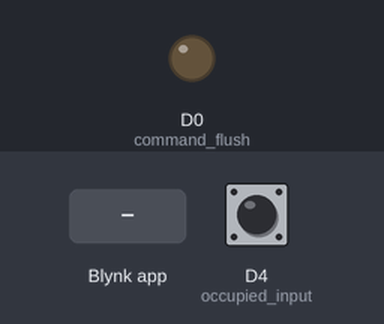
Bench run of a sketch on a simulated ESP8266 (NodeMCU). Parts: output pins drawn as LEDs (lit = HIGH). The test bench sets the inputs (shaded band); at power-on: D4 (occupied_input) LOW. WiFi joins after 1.5 s; servers stay silent unless stated; what the sketch prints to the serial monitor is not drawn.

Above: at 1.5 s.
1.6 s: Blynk app writes 1 to V0
At 2.4 s:
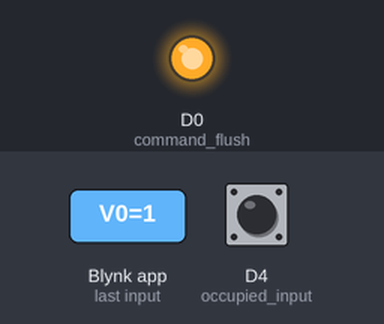
4.1 s: D4 (occupied_input) pulled HIGH for 0.15 s
Timing chart, 0 to 7.1 s (numbered marks = the images above; inputs shaded):
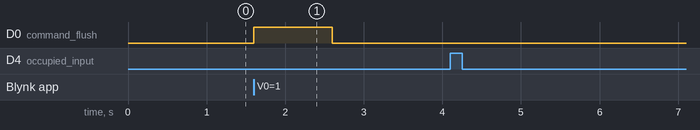

Measured:
- after the input at 1.6 s, D0 (command_flush): LOW → HIGH at once, → LOW 1.0 s later
- after the input at 4.1 s, every drawn part: stays the same

The sketch:

EDI_nodeMCU_toiletFlush.ino
```cpp
#include <ESP8266WiFi.h>
#include <BlynkSimpleEsp8266.h>


#define BLYNK_TEMPLATE_ID "TMPL3R7us97-X"
#define BLYNK_TEMPLATE_NAME "espFlush"
#define BLYNK_AUTH_TOKEN "QKmIZ-GgVbcxaO4_gp2kyYqEhS7mLz5c"
//toilet wala code

// Your WiFi credentials.
// Set password to "" for open networks.
char ssid[] = "laptop";
char pass[] = "12345678";


int command_flush = D0, occupied_input = D4;

// This function creates the timer object. It's part of Blynk library
BlynkTimer timer;
void myTimer()
{
  // This function describes what will happen with each timer tick
  // e.g. writing sensor value to datastream V1


  //wait feature a min this wont work since arduino outputs 5V while nodeMCU works on 3.3V!!!!!!!!!!!!!!!!!!!!!
  // imp I forgot to put digitalRead() before!!!!
  if(digitalRead(occupied_input)==HIGH){
    Blynk.virtualWrite(V1, 1); //1 means high means LED is on in the espFlush device
    Serial.println("Occupied");
  }
  else{
    Blynk.virtualWrite(V1, 0);
    Serial.println("Occupied else");
  }

}


BLYNK_WRITE(V0)
{
  if(param.asInt()==1){
    digitalWrite(command_flush, HIGH);
    delay(1000);
    digitalWrite(command_flush, LOW);
  }
}

void setup() {
  // Debug console
  Serial.begin(9600);
  pinMode(command_flush, OUTPUT);
  pinMode(occupied_input, INPUT);


  // Setup WiFi network
  WiFi.begin(ssid, pass);

  // Setup Blynk
  Blynk.config(BLYNK_AUTH_TOKEN);
  while (Blynk.connect() == false) {
   Serial.print(".");
  }

  // Setting interval to send data to Blynk Cloud to 1000ms.
  // It means that data will be sent every second
  timer.setInterval(100L, myTimer);


}


void loop() {

  Blynk.run();
  //wait feature a min this wont work since arduino outputs 5V while nodeMCU works on 3.3V!!!!!!!!!!!!!!!!!!!!!
  timer.run();

}
```
